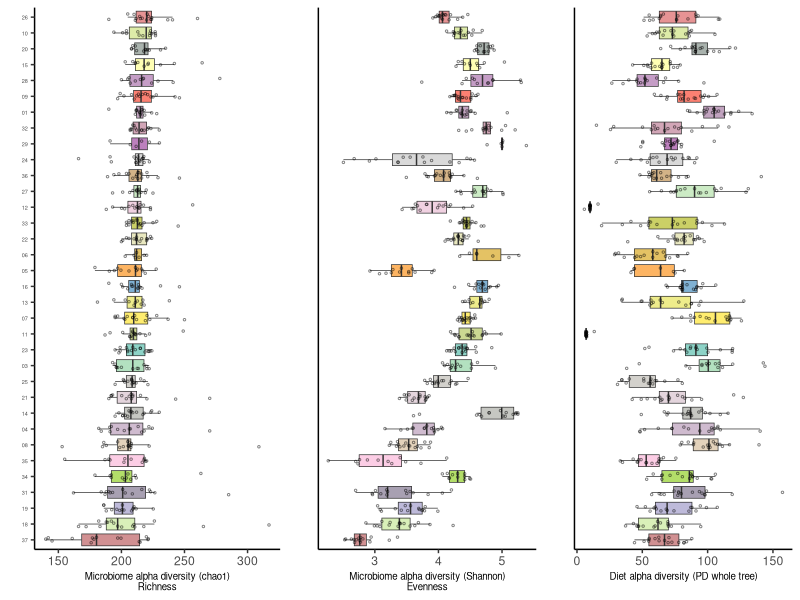
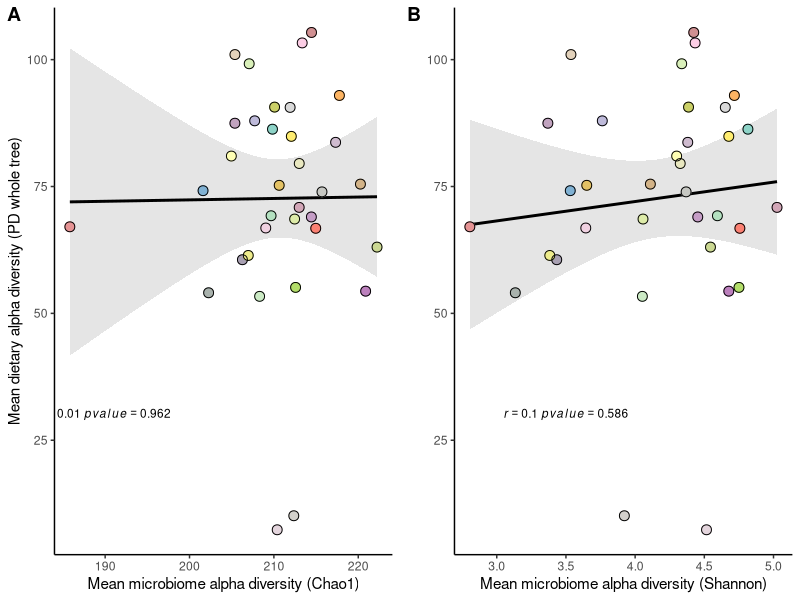
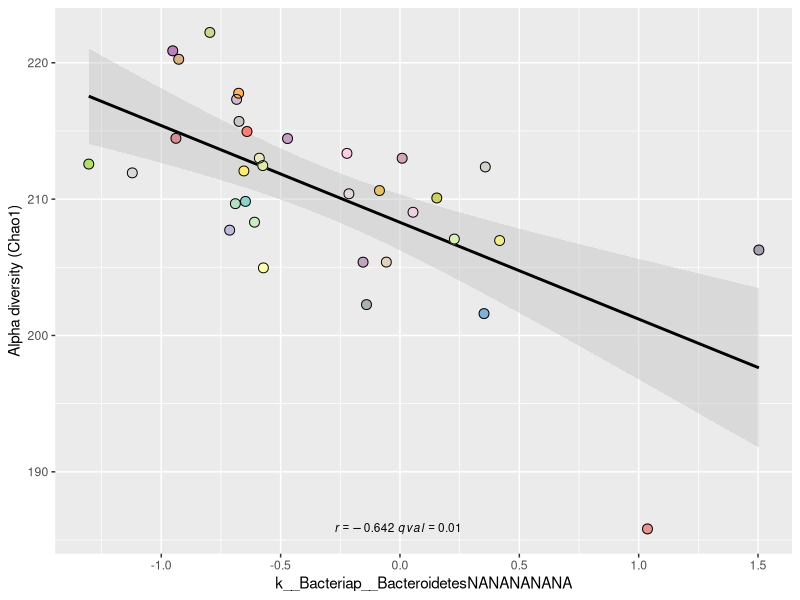
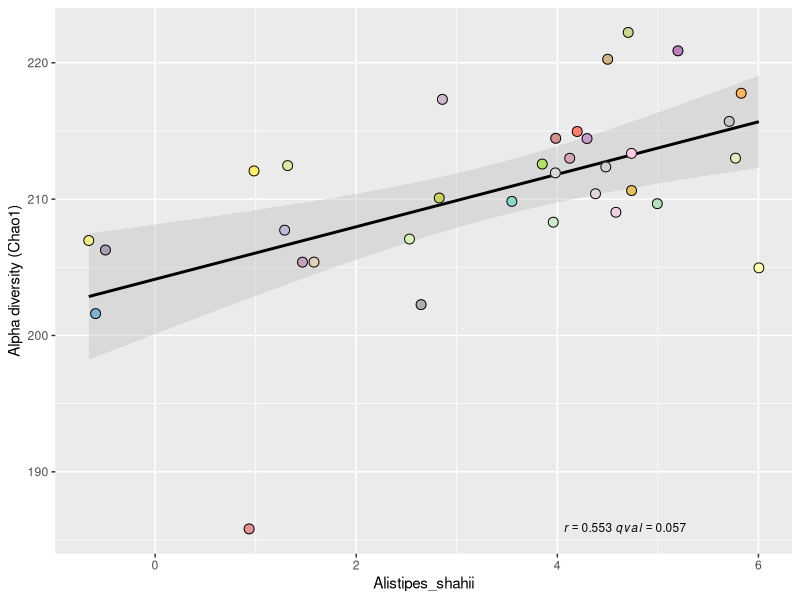
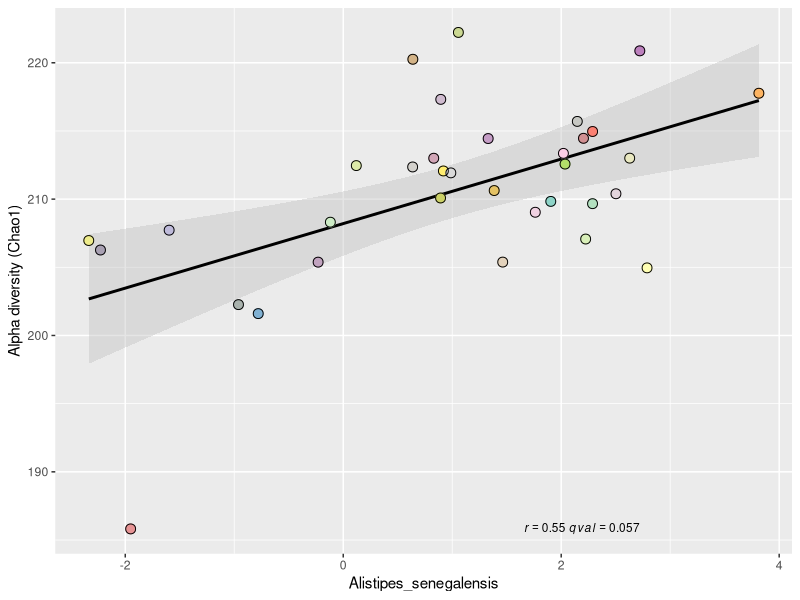
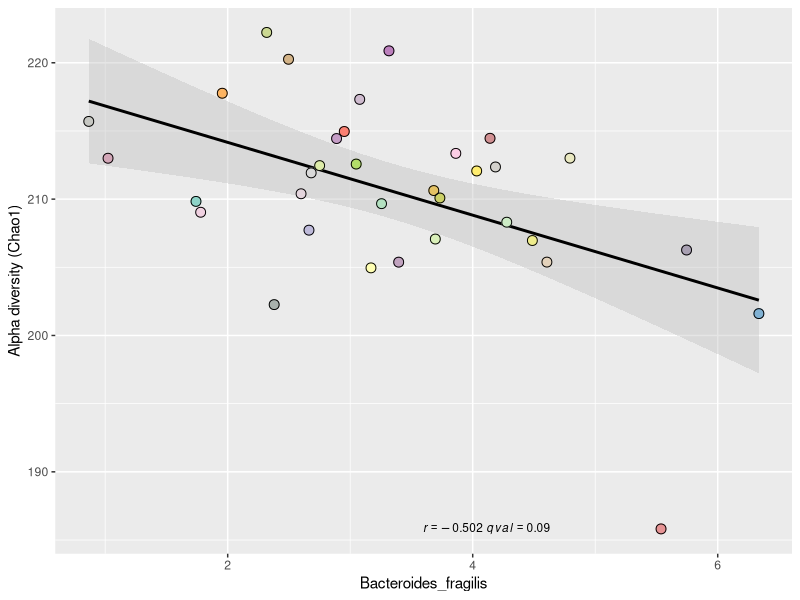
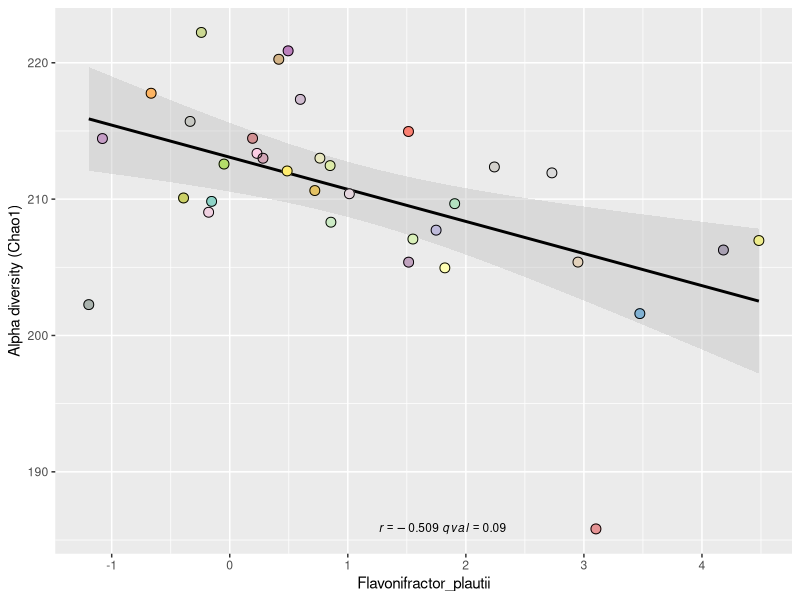
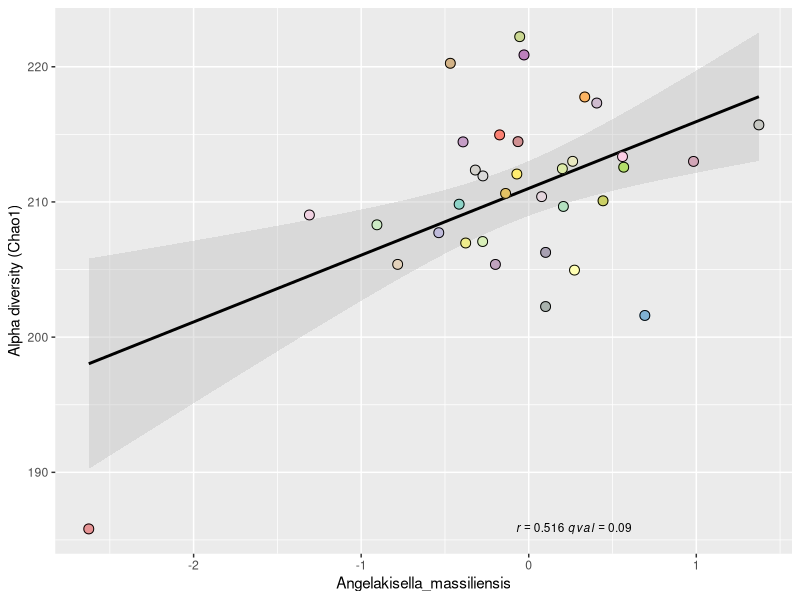

Here is the R script that generated these plots, in order: (Note: this script raises an error after producing the figures.)
## ---- chunk 1

require(rmarkdown)
require(knitr)
require(tidyverse)
require(stringr)
require(RColorBrewer) 
require(cowplot)


opts_knit$set(root.dir = "/Users/abby/Documents/Projects/dietstudy/")
opts_chunk$set(echo = TRUE, fig.path = "Figs/", dev = c("png", "pdf"), dpi = 300)

## ---- chunk 2
map <- read.table("data/maps/SampleID_map.txt", sep = "\t", header = T, comment = "")
map_username <- read.table("data/maps/UserName_map.txt", sep = "\t", header = T, comment = "")

# set up colors
cols <- brewer.pal(12, "Set3")
cols2 <- colorRampPalette(cols)
## ---- chunk 3
# import matching maps
food_map <- read.table("data/maps/food_map.txt", header = T, sep = "\t", comment = "")
tax_map <- read.table("data/maps/taxonomy_norm_map.txt", header = T, sep = "\t", comment = "")

# import tables from qiime
food_alpha <- read.delim("data/processed_food/dhydrt_alpha.txt", sep = "\t", row.names = 1)
tax_alpha <- read.delim("data/processed_tax/taxa_alpha.txt", sep = "\t", row.names = 1) #from the taxonomy counts values

# move sample IDs to a column
food_alpha <- rownames_to_column(food_alpha, "X.SampleID")
tax_alpha <- rownames_to_column(tax_alpha, "X.SampleID")

# merge with map to make future tasks easier
colnames(food_map)[1] <- "X.SampleID"
food_alpha <- inner_join(food_alpha, food_map)
tax_alpha <- inner_join(tax_alpha, tax_map)

# for now, limit all to just the pre samples
# food_alpha <- food_alpha %>% filter(Timing == "Pre")
# tax_alpha <- tax_alpha %>% filter(Timing == "Pre")



## ---- chunk 4
# Check microbiome
alpha_test <- tax_alpha %>% 
  group_by(UserName, Supplement, Timing) %>% 
  dplyr::summarize(ave = mean(chao1, na.rm=T)) %>% 
  filter(Timing %in% c("Pre", "Post"))

alpha_test <- alpha_test %>% spread(Timing, ave)

alpha_test_EVOO <- alpha_test %>% filter(Supplement == "EVOO")
alpha_test_MCT <- alpha_test %>% filter(Supplement == "MCT")

# paired t-test (post-pre) for difference between supplementation
t.test(alpha_test$Post, alpha_test$Pre, paired = T) # all - no diff
t.test(alpha_test_EVOO$Post, alpha_test_EVOO$Pre, paired = T) # EVOO - no diff
t.test(alpha_test_MCT$Post, alpha_test_MCT$Pre, paired = T) # MCT - no diff

# Check diet
alpha_test <- food_alpha %>% 
  group_by(UserName, Supplement, Timing) %>% 
  dplyr::summarize(ave = mean(chao1, na.rm=T)) %>% 
  filter(Timing %in% c("Pre", "Post"))

alpha_test <- alpha_test %>% spread(Timing, ave)

alpha_test_EVOO <- alpha_test %>% filter(Supplement == "EVOO")
alpha_test_MCT <- alpha_test %>% filter(Supplement == "MCT")

# paired t-test (post-pre) for difference between supplementation
t.test(alpha_test$Post, alpha_test$Pre, paired = T) # all - no diff
t.test(alpha_test_EVOO$Post, alpha_test_EVOO$Pre, paired = T) # EVOO - no diff
t.test(alpha_test_MCT$Post, alpha_test_MCT$Pre, paired = T) # MCT - no diff


# becuase there is no difference in microbiome or dietary alpha diversity we combined pre/post and supplementation arms downstream
## ---- chunk 5
# Limit analysis to just pre-supp.

# get order for plotting(from chao1 alpha)
micro_order <- tax_alpha %>% group_by(UserName) %>% dplyr::summarize(ave = median(chao1, na.rm=T))

# sort by mean
micro_order <- micro_order[order(micro_order$ave),]
# get factor names for ordering
ord_factor <- as.character(micro_order$UserName)

# set colors
set.seed(4)
subject_cols <- (sample(cols2(34)))

plot_food_per_subject <- food_alpha

# reorder by ordered factor
plot_food_per_subject$UserName <- factor(plot_food_per_subject$UserName, levels = ord_factor)


diet <- ggplot(data = plot_food_per_subject, aes(x = UserName, y = PD_whole_tree, fill = UserName)) +
  geom_boxplot(fill = subject_cols, outlier.shape = NA, lwd = .25) +
  geom_jitter(shape = 21, fill = NA, size = 0.5, width = 0.2, alpha = 0.5) +
  theme_classic() +
  theme(axis.title.x = element_text(size = 7), 
        axis.text.y = element_blank(),
        axis.ticks.y = element_blank(),
        legend.position = "none") +
  labs(y = "Diet alpha diversity (PD whole tree)", x = " ") +
  coord_flip()

## ---- chunk 6

plot_tax_per_subject <- tax_alpha 

ord_factor <- gsub("MCTs", "", ord_factor)
plot_tax_per_subject$UserName <- gsub("MCTs", "", plot_tax_per_subject$UserName)
# reorder by ordered factor
plot_tax_per_subject$UserName <- factor(plot_tax_per_subject$UserName, levels = ord_factor)


# plot chao1
micro_chao <- ggplot(data = plot_tax_per_subject, aes(x = UserName, y = chao1, fill = UserName)) +
  geom_boxplot(fill = subject_cols, outlier.shape = NA, lwd = .25) +
  geom_jitter(shape = 21, fill = NA, size = 0.5, width = 0.2, alpha = 0.5) +
  theme_classic() +
  theme(axis.title.x = element_text(size = 7),
        axis.title.y = element_text(size = 7),
        axis.text.y = element_text(size = 4),
        legend.position = "none") +
  labs(y = "Microbiome alpha diversity (chao1)\nRichness", x = "") +
   coord_flip()
  
# plot shannon
micro_shan <- ggplot(data = plot_tax_per_subject, aes(x = UserName, y = shannon, fill = UserName)) +
  geom_boxplot(fill = subject_cols, outlier.shape = NA, lwd = .25) +
  geom_jitter(shape = 21, fill = NA, size = 0.5, width = 0.2, alpha = 0.5) +
  theme_classic() +
  theme(axis.title.x = element_text(size = 7), 
        axis.text.y = element_blank(),
        axis.ticks.y = element_blank(),
        legend.position = "none") +
  labs(y = "Microbiome alpha diversity (Shannon)\nEvenness", x = " ") +
  coord_flip()

## ---- chunk 7
plot_grid( micro_chao,micro_shan, diet, #labels = c("A", "B", "C"), 
           ncol = 3, align = "h", rel_widths = c(1,.89, .89))

## ---- chunk 8

# double check everything is in the order i.e order by UserName
food_alpha <- food_alpha[order(food_alpha$X.SampleID),]
tax_alpha<- tax_alpha[order(tax_alpha$X.SampleID),]


myfoodalpha <- food_alpha %>% 
  group_by(UserName) %>%
  dplyr::summarize(mean(PD_whole_tree))
  #summarize(mean(abs(diff(PD_whole_tree))))
  

mytaxalpha <- tax_alpha %>%
  group_by(UserName) %>%
  dplyr::summarise(mean(chao1))
  #summarize(mean(abs(diff(chao1))))

mytaxalphashan <- tax_alpha %>% 
  group_by(UserName) %>% 
  dplyr::summarise(mean(shannon))
  #summarize(mean(abs(diff(shannon))))

## ---- chunk 9

myplot <- inner_join(myfoodalpha, mytaxalpha)
myplot <- inner_join(myplot, mytaxalphashan)

myplot <- myplot %>% 
  filter(#UserName != "MCTs11", #Soylent
         #UserName != "MCTs12", #Soylent
         UserName != "MCTs02", #Dropped
         UserName != "MCTs17", #Dropped
         UserName != "MCTs30") #Dropped


colnames(myplot) <- c("UserName", "Food_alpha", "Tax_chao1", "Tax_shan")

corr_eqn <- function(x,y, digits = 2) {
  corr_coef <- round(cor(x, y), digits = digits)
  corr_pval <- round(cor.test(x, y)$p.value, 3)
  rho <- paste("italic(r) == ", corr_coef) 
  pval <- paste("italic(pvalue) ==", corr_pval)
  paste(rho, pval, sep = " ~ ")
}


labels = data.frame(x =190, y =30, label = corr_eqn(myplot$Food_alpha, myplot$Tax_chao1))

chao1 <- ggplot(myplot, aes(x = Tax_chao1, y = Food_alpha)) +
  geom_smooth(method = "lm", color = "black", fill = "grey") + 
  geom_point(aes(fill = UserName), color = subject_cols, size = 3) +
  geom_point(shape = 1,size = 3,colour = "black") +
  labs(x = "Mean microbiome alpha diversity (Chao1)", y = "Mean dietary alpha diversity (PD whole tree)") +
  geom_text(data = labels, aes(x=x, y=y,
            label = label),
            parse = T, size = 3) +
  theme_classic() +
  theme(legend.position = "none")


labels = data.frame(x = 3.5, y =30, label = corr_eqn(myplot$Food_alpha, myplot$Tax_shan))

shan <- ggplot(myplot, aes(x = Tax_shan, y = Food_alpha)) +
  geom_smooth(method = "lm", color = "black", fill = "grey") + 
  geom_point(aes(fill = UserName), color = subject_cols, size = 3) +
  geom_point(shape = 1,size = 3,colour = "black") +
  labs(x = "Mean microbiome alpha diversity (Shannon)", y = " ") +
  geom_text(data = labels, aes(x=x, y=y,
            label = label),
            parse = T, size = 3) +
  theme_classic() +
  theme(legend.position = "none")


plot_grid(chao1, shan, labels = c("A", "B"), ncol = 2, align = "h")
## ---- chunk 10

# load taxa clr summary
tax_subject <- read.table("data/processed_UN_tax/UN_taxonomy_clr_s.txt", header = T, row.names = 1, sep= "\t", comment = "")



pvals <- apply(tax_subject, 1, function(x) {cor.test(x, mytaxalpha$`mean(chao1)`, method = "pearson", exact = F)$p.value})
cors <- apply(tax_subject, 1, function(x) {cor(x, mytaxalpha$`mean(chao1)`, method = "pearson")})
qvals <- p.adjust(pvals, method = "fdr")
sigs <- as.data.frame(t(rbind(qvals,cors)))
sigs <- sigs[sigs$qvals <0.25,]
sigs <- sigs[order(sigs$qvals),]


sigs

tax_sigs = rownames(sigs)
## ---- chunk 11

plot <- as.data.frame(t(tax_subject))
plot <- plot[,colnames(plot) %in% rownames(sigs)]
plot <- rownames_to_column(plot, var = "UserName")
plot <- merge(mytaxalpha, plot)

colnames(plot) <- gsub("?.*s__", "", colnames(plot))
colnames(plot) <- gsub("\\/", "_", colnames(plot))
colnames(plot) <- gsub("\\-", "_", colnames(plot))
colnames(plot) <- gsub("\\]", "", colnames(plot))
colnames(plot) <- gsub("\\[", "", colnames(plot))
colnames(plot) <- gsub("\\;", "", colnames(plot))
colnames(plot) <- gsub(" ", "_", colnames(plot))

rownames(sigs) <- gsub("?.*s__", "", rownames(sigs))
rownames(sigs) <- gsub("\\/", "_", rownames(sigs))
rownames(sigs) <- gsub("\\-", "_", rownames(sigs))
rownames(sigs) <- gsub("\\]", "", rownames(sigs))
rownames(sigs) <- gsub("\\[", "", rownames(sigs))
rownames(sigs) <- gsub("\\;", "", rownames(sigs))
rownames(sigs) <- gsub(" ", "_", rownames(sigs))

colnames(plot)[2] <- "mean_chao1"


for (i in rownames(sigs)) {
  rho <- paste("italic(r) == ", round(sigs[i,"cors"], 3))
  q <- paste("italic(qval) ==", round(sigs[i,"qvals"], 3))
  labels = data.frame(x = quantile(plot[,i])[4], y =quantile(plot[,"mean_chao1"])[1], 
                      label = paste(rho, q, sep = " ~ "))
   
   print(ggplot(data = plot, aes_string(x = i, y = "mean_chao1")) + 
           geom_smooth(method = "lm", color = "black", fill = "grey") +
           geom_point(aes(fill = UserName), color = subject_cols, size = 3) +
           geom_point(aes(fill = UserName), shape = 1, size =3, color = "black") +
           theme(legend.position = "none") +
           geom_text(data = labels, aes(x=x, y=y,
            label = label),
            parse = T, size = 3) +
           labs(y = "Alpha diversity (Chao1)")) 
}

sigs


## ---- chunk 12
# load taxa relative abundances
food <- read.table("data/processed_food/dhydrt.txt", header = T, row.names = "taxonomy", sep= "\t", comment = "")
food <- food[,!(colnames(food) == "X.FoodID")]

# drop singletons
food <- food[rowSums(food > 0) > 1,]

# collapse at l3
# Summarizing at species
split <- strsplit(rownames(food),";")             # Split and rejoin on lv7 to get species level
foodStrings <- sapply(split,function(x) paste(x[1:2],collapse=";"))
food <- rowsum(food,foodStrings)              # Collapse by taxonomy name

# normalize
food <- sweep(food, 2, colSums(food), "/") #note, people who reported no fruits and vegetables get NaN

# get average relative abunance for each individual
#initiate the dataframe with the correct information
food_subject <- data.frame(matrix(nrow=nrow(food), ncol=0))
rownames(food_subject) <- rownames(food)

#loop through and summarize by username
for (i in unique(food_map$UserName)){
  subgroup <- food_map[food_map$UserName == i,]
  sub <- food[(colnames(food) %in% subgroup[,"X.SampleID"])]
  tmp <- as.data.frame(rowMeans(sub, na.rm = T))
  colnames(tmp) <- i
  food_subject <- cbind(food_subject,tmp)
}

# Drop soylents (no vegetables)
#soylent <- c("MCTs11", "MCTs12")
#food_subject <- food_subject[, !(colnames(food_subject) %in% soylent)]
#mytaxalpha <- mytaxalpha[!mytaxalpha$UserName %in% soylent,]

pvals <- apply(food_subject, 1, function(x) {cor.test(x, myfoodalpha$`mean(PD_whole_tree)`, method = "spearman", exact = F, na.rm = T)$p.value})
cors <- apply(food_subject, 1, function(x) {cor(x, myfoodalpha$`mean(PD_whole_tree)`, method = "spearman")})
qvals <- p.adjust(pvals, method = "fdr")
sigs <- as.data.frame(t(rbind(qvals,cors)))
sigs <- sigs[order(sigs$qvals),]
sigs <- sigs[sigs$qvals < 0.05,]


## ---- chunk 13

plot <- as.data.frame(t(food_subject))
plot <- plot[,colnames(plot) %in% rownames(sigs)]
plot <- rownames_to_column(plot, var = "UserName")
plot <- merge(myfoodalpha, plot)

colnames(plot) <- gsub("?.*L2_", "", colnames(plot))
colnames(plot) <- gsub("\\/", "_", colnames(plot))
colnames(plot) <- gsub("\\-", "_", colnames(plot))

rownames(sigs) <- gsub("?.*L2_", "", rownames(sigs))
rownames(sigs) <- gsub("\\/", "_", rownames(sigs))
rownames(sigs) <- gsub("\\-", "_", rownames(sigs))

colnames(plot)[2] <- "mean_PD_whole_tree"


for (i in rownames(sigs)) {
  rho <- paste("italic(r) == ", round(sigs[i,"cors"], 3))
  q <- paste("italic(qval) ==", round(sigs[i,"qvals"], 3))
  labels = data.frame(x = quantile(plot[,i])[4], y =quantile(plot[,"mean_PD_whole_tree"])[1], 
                      label = paste(rho, q, sep = " ~ "))
   
   print(ggplot(data = plot, aes_string(x = i, y = "mean_PD_whole_tree")) + 
           geom_smooth(method = "lm", color = "black", fill = "grey") +
           geom_point(aes(fill = UserName), color = subject_cols, size = 3) +
           geom_point(aes(fill = UserName), shape = 1, size =3, color = "black") +
           theme(legend.position = "none") +
           geom_text(data = labels, aes(x=x, y=y,
            label = label),
            parse = T, size = 3) +
           labs(y = "Diet alpha diversity (PD whole tree)")) 
}

sigs

write.table(sigs, "analysis/alpha_diversity/sigs.txt", sep = "\t", quote = F, row.names = T, col.names = T)
## ---- chunk 14
procrustes <- map_username[map_username$UserName %in% myfoodalpha$UserName,]
procrustes <- merge(procrustes, myfoodalpha)
                  
# drop soylents
soylent <- c("MCTs11", "MCTs12")
procrustes <- procrustes[!(procrustes$UserName %in% soylent),]

# Dietary alpha diversity doesn't affect ability to achieve significant procrustes
t.test(procrustes$`mean(PD_whole_tree)`~as.factor(procrustes$Procrustes))
cor.test(procrustes$`mean(PD_whole_tree)`, procrustes$Monte.Carlo.p.value)

# Microbiome alpha diveristy does not affect ability to predict microbiome from diet
procrustes <- inner_join(procrustes, mytaxalpha)
t.test(procrustes$`mean(chao1)` ~as.factor(procrustes$Procrustes))
cor.test(procrustes$`mean(chao1)`, procrustes$Monte.Carlo.p.value)

ggplot(data = procrustes,aes(x = Procrustes, y = `mean(PD_whole_tree)`)) +
  geom_boxplot(aes(fill = Procrustes), outlier.shape = NA, lwd = .25) +
  geom_jitter(aes(fill = UserName), shape = 21, size = 3, width = 0.25, alpha = 1) +
  scale_fill_manual(values = c(subject_cols[1:32], "lightgrey", "darkgrey")) +
  theme_classic() +
  theme(legend.position = "none") +
  labs(x = "Procrustes result", y = "Dietary alpha diversity\n(PD whole tree)")

## ---- chunk 15
# load summary foods and summary microbes
# summary microbes is already loaded as tax_subject (which is from clr and can be treated as normal with pearson correlations)

food_subject <- read.table("data/processed_food/dhydrt.smry.txt", header = T, row.names = "taxonomy", sep= "\t", comment = "")
food_subject <- food_subject[,!colnames(food_subject) == "X.FoodID"]

# collapse food_subject at a higher level
# collapse at level 3
# Summarizing at different levels - makes changes to everything downstream
split <- strsplit(rownames(food_subject),";")             # Split and rejoin on lv7 to get species level
foodStrings <- sapply(split,function(x) paste(x[1:2],collapse=";"))
food_subject<- rowsum(food_subject,foodStrings)              # Collapse by taxonomy name


# set x and y to indivudal samples that overlap
x <- food_subject[colnames(food_subject) %in% colnames(tax_subject)]
y <- tax_subject[colnames(tax_subject) %in% colnames(x)]

# limit y to the species that were significantly correlated with alpha div.
y <- y[tax_sigs,]


x <- as.data.frame(t(x))
y <- as.data.frame(t(y))

dat <- NULL

for(i in colnames(x)){ # food
  for(j in colnames(y)){ # plants
    a<-as.numeric(x[,i]) # this was the step where moving from serina's code wasn't working
    b<-as.numeric(y[,j])
    tmp <- c(i,j,cor(a,b, method = "spearman", use = "everything"), 
             cor.test(a,b,method = "spearman", exact = F)$p.value)
    if(is.null(dat)){
      dat <- tmp
    }
    else{
      dat<-rbind(dat,tmp)
    }
  }
}

dat<- data.frame(row.names = NULL, dat, stringsAsFactors = FALSE)

colnames(dat)<-c("Food","Taxa","Correlation","Pvalue")
dat$Correlation <- as.numeric(dat$Correlation)
dat$Pvalue <- as.numeric(dat$Pvalue)
dat$fdr_pval <- (p.adjust(dat$Pvalue, 'fdr'))

dat$Significance<-cut(dat$fdr_pval, breaks=c(-Inf, 0.25, Inf), label=c("*", "")) #converts numeric p-values to factors based on significance level

print(dat[dat$Significance == "*",])


## ---- chunk 16
beta_cloud <- read.delim(file = "analysis/beta_diversity/beta_div_cloud.txt", sep = "\t")

# food alpha v. beta cloud?
test <- merge(beta_cloud, myfoodalpha)
test <- test[!test$UserName %in% c("MCTs11", "MCTs12"),] # drop soylents
cor <- cor((1/test$ave_cloud), test$`mean(PD_whole_tree)`, method = "spearman")
pval <- cor.test((1/test$ave_cloud), test$`mean(PD_whole_tree)`, method = "spearman", exact = F)$p.value
ggplot(test, aes(1/ave_cloud, `mean(PD_whole_tree)`)) + geom_point() + geom_smooth(method = "lm")

  rho <- paste("italic(r) == ", round(cor, 3))
  p <- paste("italic(pval) ==", round(pval, 3))
  labels = data.frame(y = quantile((1/test$ave_cloud))[2], 
                      x =quantile(test$`mean(PD_whole_tree)`)[3], 
                      label = paste(rho, p, sep = " ~ "))

ggplot(test, aes(y = (1/ave_cloud), x = `mean(PD_whole_tree)`)) + 
           geom_smooth(method = "lm", color = "black", fill = "grey") +
           geom_point(aes(fill = UserName), color = subject_cols[1:32], size = 3) +
           geom_point(aes(fill = UserName), shape = 1, size =3, color = "black") +
           theme(legend.position = "none") +
           geom_text(data = labels, aes(x=x, y=y,
            label = label),
            parse = T, size = 3) +
           labs(x = "Diet alpha diversity (PD whole tree)", y= "Microbiome Stability")

# aproaching significance! Food alpha diversity is correlated with beta diversity cloud size! 
# Gets worse without soylent
